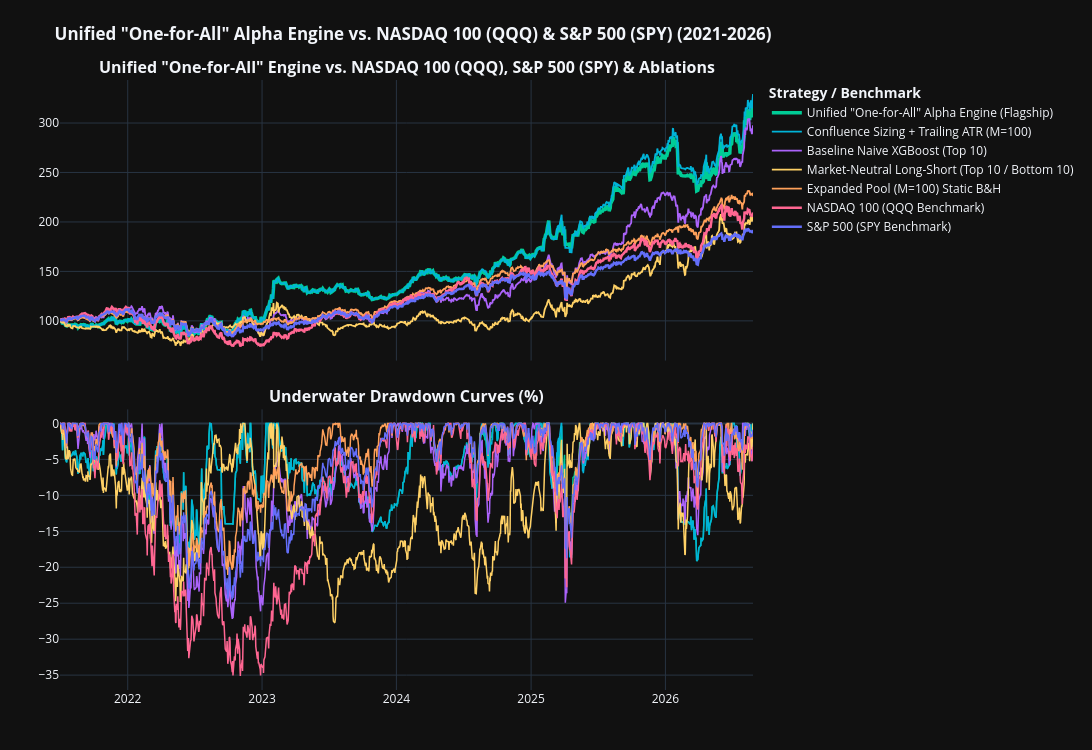

Write notebook code for a chart like this one.
### Markdown cell above
## 5. Full-Width Interactive Equity Curves & Underwater Drawdowns (2021–2026)

### Code cell
fig = make_subplots(rows=2, cols=1, shared_xaxes=True, vertical_spacing=0.08,
                    subplot_titles=('<b>Unified "One-for-All" Engine vs. NASDAQ 100 (QQQ), S&P 500 (SPY) & Ablations</b>',
                                    '<b>Underwater Drawdown Curves (%)</b>'))

colors = {
    'Strategy_Unified_OneForAll': '#00CC96',
    'Strategy_Confluence_ATR_Trailing': '#00B4D8',
    'Strategy_Baseline_XGBoost': '#AB63FA',
    'Strategy_MarketNeutral_LongShort': '#FFD166',
    'Benchmark_CandidatePool_M100_BH': '#FFA15A',
    'Benchmark_QQQ': '#FF6692',
    'Benchmark_SPY': '#636EFA'
}

labels = {
    'Strategy_Unified_OneForAll': 'Unified "One-for-All" Alpha Engine (Flagship)',
    'Strategy_Confluence_ATR_Trailing': 'Confluence Sizing + Trailing ATR (M=100)',
    'Strategy_Baseline_XGBoost': 'Baseline Naive XGBoost (Top 10)',
    'Strategy_MarketNeutral_LongShort': 'Market-Neutral Long-Short (Top 10 / Bottom 10)',
    'Benchmark_CandidatePool_M100_BH': 'Expanded Pool (M=100) Static B&H',
    'Benchmark_QQQ': 'NASDAQ 100 (QQQ Benchmark)',
    'Benchmark_SPY': 'S&P 500 (SPY Benchmark)'
}

for col, name in labels.items():
    s = df_master_eval[col]
    fig.add_trace(go.Scatter(
        x=df_master_eval['date'], y=s, name=name,
        line=dict(color=colors[col], width=3.5 if 'Unified' in col else (2.5 if col in ['Benchmark_QQQ', 'Benchmark_SPY'] else 1.8))
    ), row=1, col=1)
    
    dd = ((s - s.cummax()) / s.cummax()) * 100.0
    fig.add_trace(go.Scatter(
        x=df_master_eval['date'], y=dd, name=f"{name} DD", showlegend=False,
        line=dict(color=colors[col], width=1.5)
    ), row=2, col=1)

fig.update_layout(
    template='plotly_dark', width=1100, height=750,
    title='<b>Unified "One-for-All" Alpha Engine vs. NASDAQ 100 (QQQ) & S&P 500 (SPY) (2021-2026)</b>',
    margin=dict(l=60, r=180, t=80, b=60),
    legend=dict(orientation='v', yanchor='top', y=1.0, xanchor='left', x=1.02, title=dict(text='<b>Strategy / Benchmark</b>'))
)
fig.show()

### Figure 1 — Plotly figure (JSON) as saved in the notebook; plotly's stock layout.template omitted (floating-point values rounded to 4 significant figures; data arrays with more than 128 entries replaced by an {"elided": "..."} marker saying what was removed)
{"data": [{"line": {"color": "#00CC96", "width": 3.5}, "name": "Unified \"One-for-All\" Alpha Engine (Flagship)", "type": "scatter", "x": {"elided": "1295 str values"}, "xaxis": "x", "y": {"elided": "1295 float values"}, "yaxis": "y"}, {"line": {"color": "#00CC96", "width": 1.5}, "name": "Unified \"One-for-All\" Alpha Engine (Flagship) DD", "showlegend": false, "type": "scatter", "x": {"elided": "1295 str values"}, "xaxis": "x2", "y": {"elided": "1295 float values"}, "yaxis": "y2"}, {"line": {"color": "#00B4D8", "width": 1.8}, "name": "Confluence Sizing + Trailing ATR (M=100)", "type": "scatter", "x": {"elided": "1295 str values"}, "xaxis": "x", "y": {"elided": "1295 float values"}, "yaxis": "y"}, {"line": {"color": "#00B4D8", "width": 1.5}, "name": "Confluence Sizing + Trailing ATR (M=100) DD", "showlegend": false, "type": "scatter", "x": {"elided": "1295 str values"}, "xaxis": "x2", "y": {"elided": "1295 float values"}, "yaxis": "y2"}, {"line": {"color": "#AB63FA", "width": 1.8}, "name": "Baseline Naive XGBoost (Top 10)", "type": "scatter", "x": {"elided": "1295 str values"}, "xaxis": "x", "y": {"elided": "1295 float values"}, "yaxis": "y"}, {"line": {"color": "#AB63FA", "width": 1.5}, "name": "Baseline Naive XGBoost (Top 10) DD", "showlegend": false, "type": "scatter", "x": {"elided": "1295 str values"}, "xaxis": "x2", "y": {"elided": "1295 float values"}, "yaxis": "y2"}, {"line": {"color": "#FFD166", "width": 1.8}, "name": "Market-Neutral Long-Short (Top 10 / Bottom 10)", "type": "scatter", "x": {"elided": "1295 str values"}, "xaxis": "x", "y": {"elided": "1295 float values"}, "yaxis": "y"}, {"line": {"color": "#FFD166", "width": 1.5}, "name": "Market-Neutral Long-Short (Top 10 / Bottom 10) DD", "showlegend": false, "type": "scatter", "x": {"elided": "1295 str values"}, "xaxis": "x2", "y": {"elided": "1295 float values"}, "yaxis": "y2"}, {"line": {"color": "#FFA15A", "width": 1.8}, "name": "Expanded Pool (M=100) Static B&H", "type": "scatter", "x": {"elided": "1295 str values"}, "xaxis": "x", "y": {"elided": "1295 float values"}, "yaxis": "y"}, {"line": {"color": "#FFA15A", "width": 1.5}, "name": "Expanded Pool (M=100) Static B&H DD", "showlegend": false, "type": "scatter", "x": {"elided": "1295 str values"}, "xaxis": "x2", "y": {"elided": "1295 float values"}, "yaxis": "y2"}, {"line": {"color": "#FF6692", "width": 2.5}, "name": "NASDAQ 100 (QQQ Benchmark)", "type": "scatter", "x": {"elided": "1295 str values"}, "xaxis": "x", "y": {"elided": "1295 float values"}, "yaxis": "y"}, {"line": {"color": "#FF6692", "width": 1.5}, "name": "NASDAQ 100 (QQQ Benchmark) DD", "showlegend": false, "type": "scatter", "x": {"elided": "1295 str values"}, "xaxis": "x2", "y": {"elided": "1295 float values"}, "yaxis": "y2"}, {"line": {"color": "#636EFA", "width": 2.5}, "name": "S&P 500 (SPY Benchmark)", "type": "scatter", "x": {"elided": "1295 str values"}, "xaxis": "x", "y": {"elided": "1295 float values"}, "yaxis": "y"}, {"line": {"color": "#636EFA", "width": 1.5}, "name": "S&P 500 (SPY Benchmark) DD", "showlegend": false, "type": "scatter", "x": {"elided": "1295 str values"}, "xaxis": "x2", "y": {"elided": "1295 float values"}, "yaxis": "y2"}], "layout": {"annotations": [{"font": {"size": 16}, "showarrow": false, "text": "<b>Unified \"One-for-All\" Engine vs. NASDAQ 100 (QQQ), S&P 500 (SPY) & Ablations</b>", "x": 0.5, "xanchor": "center", "xref": "paper", "y": 1.0, "yanchor": "bottom", "yref": "paper"}, {"font": {"size": 16}, "showarrow": false, "text": "<b>Underwater Drawdown Curves (%)</b>", "x": 0.5, "xanchor": "center", "xref": "paper", "y": 0.46, "yanchor": "bottom", "yref": "paper"}], "height": 750, "legend": {"orientation": "v", "title": {"text": "<b>Strategy / Benchmark</b>"}, "x": 1.02, "xanchor": "left", "y": 1.0, "yanchor": "top"}, "margin": {"b": 60, "l": 60, "r": 180, "t": 80}, "title": {"text": "<b>Unified \"One-for-All\" Alpha Engine vs. NASDAQ 100 (QQQ) & S&P 500 (SPY) (2021-2026)</b>"}, "width": 1100, "xaxis": {"anchor": "y", "domain": [0.0, 1.0], "matches": "x2", "showticklabels": false}, "xaxis2": {"anchor": "y2", "domain": [0.0, 1.0]}, "yaxis": {"anchor": "x", "domain": [0.54, 1.0]}, "yaxis2": {"anchor": "x2", "domain": [0.0, 0.46]}}}
